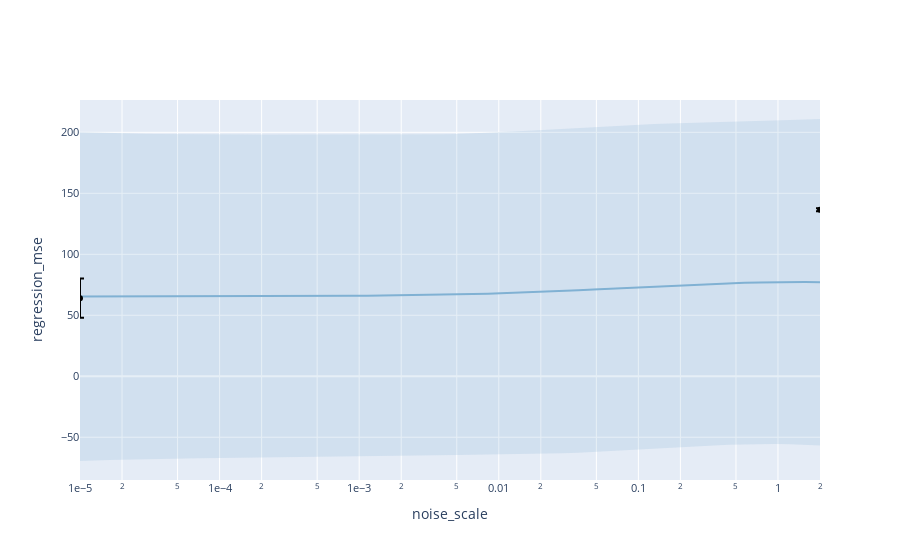

Write notebook code for a chart like this one.
### Code cell
render(plot_slice(ax_client.generation_strategy.model, "noise_scale", "regression_mse", slice_values=best_parameters))
